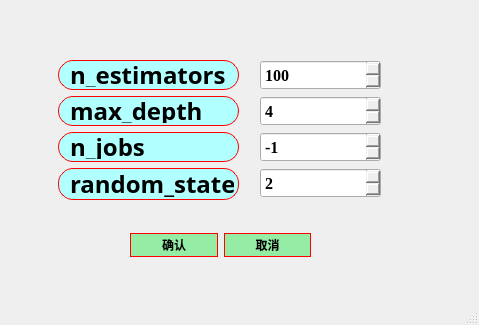
<?xml version="1.0" encoding="UTF-8"?>
<ui version="4.0">
 <class>RF_para</class>
 <widget class="QMainWindow" name="RF_para">
  <property name="geometry">
   <rect>
    <x>0</x>
    <y>0</y>
    <width>479</width>
    <height>325</height>
   </rect>
  </property>
  <property name="windowTitle">
   <string>随机森林：参数设置</string>
  </property>
  <widget class="QWidget" name="centralwidget">
   <widget class="QWidget" name="layoutWidget">
    <property name="geometry">
     <rect>
      <x>260</x>
      <y>60</y>
      <width>121</width>
      <height>140</height>
     </rect>
    </property>
    <layout class="QVBoxLayout" name="verticalLayout_2">
     <item>
      <widget class="QSpinBox" name="spinBox_n_estimators">
       <property name="minimumSize">
        <size>
         <width>80</width>
         <height>30</height>
        </size>
       </property>
       <property name="font">
        <font>
         <family>Times New Roman</family>
         <pointsize>12</pointsize>
         <weight>75</weight>
         <bold>true</bold>
        </font>
       </property>
       <property name="styleSheet">
        <string notr="true">QSpinBox::up-button:pressed {
    margin-top: 4px;  /* 模拟按压下沉 */
}
QSpinBox::down-button:pressed {
    margin-top: 4px;
}</string>
       </property>
       <property name="maximum">
        <number>1000</number>
       </property>
       <property name="value">
        <number>100</number>
       </property>
      </widget>
     </item>
     <item>
      <widget class="QSpinBox" name="spinBox_max_depth">
       <property name="minimumSize">
        <size>
         <width>80</width>
         <height>30</height>
        </size>
       </property>
       <property name="font">
        <font>
         <family>Times New Roman</family>
         <pointsize>12</pointsize>
         <weight>75</weight>
         <bold>true</bold>
        </font>
       </property>
       <property name="styleSheet">
        <string notr="true">QSpinBox::up-button:pressed {
    margin-top: 4px;  /* 模拟按压下沉 */
}
QSpinBox::down-button:pressed {
    margin-top: 4px;
}</string>
       </property>
       <property name="value">
        <number>4</number>
       </property>
      </widget>
     </item>
     <item>
      <widget class="QSpinBox" name="spinBox_n_jobs">
       <property name="minimumSize">
        <size>
         <width>80</width>
         <height>30</height>
        </size>
       </property>
       <property name="font">
        <font>
         <family>Times New Roman</family>
         <pointsize>12</pointsize>
         <weight>75</weight>
         <bold>true</bold>
        </font>
       </property>
       <property name="styleSheet">
        <string notr="true">QSpinBox::up-button:pressed {
    margin-top: 4px;  /* 模拟按压下沉 */
}
QSpinBox::down-button:pressed {
    margin-top: 4px;
}</string>
       </property>
       <property name="minimum">
        <number>-1</number>
       </property>
       <property name="maximum">
        <number>1</number>
       </property>
       <property name="value">
        <number>-1</number>
       </property>
      </widget>
     </item>
     <item>
      <widget class="QSpinBox" name="spinBox_random_state">
       <property name="minimumSize">
        <size>
         <width>80</width>
         <height>30</height>
        </size>
       </property>
       <property name="font">
        <font>
         <family>Times New Roman</family>
         <pointsize>12</pointsize>
         <weight>75</weight>
         <bold>true</bold>
        </font>
       </property>
       <property name="styleSheet">
        <string notr="true">QSpinBox::up-button:pressed {
    margin-top: 4px;  /* 模拟按压下沉 */
}
QSpinBox::down-button:pressed {
    margin-top: 4px;
}</string>
       </property>
       <property name="value">
        <number>2</number>
       </property>
      </widget>
     </item>
    </layout>
   </widget>
   <widget class="QWidget" name="layoutWidget">
    <property name="geometry">
     <rect>
      <x>130</x>
      <y>210</y>
      <width>181</width>
      <height>71</height>
     </rect>
    </property>
    <layout class="QHBoxLayout" name="horizontalLayout">
     <item>
      <widget class="QPushButton" name="pushButton">
       <property name="styleSheet">
        <string notr="true">QPushButton{
border:1px solid red;   /*边框的粗细，颜色*/
border-radius:15px;    /*设置圆角半径 */
padding:2px 4px;  /*QFrame边框与内部其它部件的距离*/
background-color: rgb(149, 236, 165);	/*背景颜色*/
color:rgb(0, 0, 0);		/*字体颜色*/
	font: 18pt &quot;楷体&quot;;

font:bold;
}
QPushButton:hover {
    background-color: rgb(177, 244, 155);    /* 悬停时背景色 */
}
QPushButton:pressed {
    background-color:rgb(99, 181, 255);     /* 点击时背景色 */
}</string>
       </property>
       <property name="text">
        <string>确认</string>
       </property>
      </widget>
     </item>
     <item>
      <widget class="QPushButton" name="pushButton_2">
       <property name="styleSheet">
        <string notr="true">QPushButton{
border:1px solid red;   /*边框的粗细，颜色*/
border-radius:15px;    /*设置圆角半径 */
padding:2px 4px;  /*QFrame边框与内部其它部件的距离*/
background-color: rgb(149, 236, 165);	/*背景颜色*/
color:rgb(0, 0, 0);		/*字体颜色*/
	font: 18pt &quot;楷体&quot;;

font:bold;
}
QPushButton:hover {
    background-color: rgb(177, 244, 155);    /* 悬停时背景色 */
}
QPushButton:pressed {
    background-color:rgb(99, 181, 255);     /* 点击时背景色 */
}</string>
       </property>
       <property name="text">
        <string>取消</string>
       </property>
      </widget>
     </item>
    </layout>
   </widget>
   <widget class="QWidget" name="layoutWidget">
    <property name="geometry">
     <rect>
      <x>58</x>
      <y>60</y>
      <width>181</width>
      <height>140</height>
     </rect>
    </property>
    <layout class="QVBoxLayout" name="verticalLayout">
     <item>
      <widget class="QLabel" name="labeln_estimators">
       <property name="minimumSize">
        <size>
         <width>120</width>
         <height>30</height>
        </size>
       </property>
       <property name="maximumSize">
        <size>
         <width>200</width>
         <height>30</height>
        </size>
       </property>
       <property name="font">
        <font>
         <family>楷体</family>
         <pointsize>18</pointsize>
         <weight>75</weight>
         <italic>false</italic>
         <bold>true</bold>
        </font>
       </property>
       <property name="styleSheet">
        <string notr="true">QLabel{
border:1px solid red;   /*边框的粗细，颜色*/
border-radius:15px;    /*设置圆角半径 */
padding:2px 4px;  /*QFrame边框与内部其它部件的距离*/
background-color: rgb(177, 255, 255);	/*背景颜色*/
color:rgb(0, 0, 0);		/*字体颜色*/
	font: 18pt &quot;楷体&quot;;

font:bold;
}</string>
       </property>
       <property name="text">
        <string>n_estimators</string>
       </property>
      </widget>
     </item>
     <item>
      <widget class="QLabel" name="label_max_depth">
       <property name="minimumSize">
        <size>
         <width>0</width>
         <height>30</height>
        </size>
       </property>
       <property name="maximumSize">
        <size>
         <width>16777215</width>
         <height>30</height>
        </size>
       </property>
       <property name="font">
        <font>
         <family>楷体</family>
         <pointsize>18</pointsize>
         <weight>75</weight>
         <italic>false</italic>
         <bold>true</bold>
        </font>
       </property>
       <property name="styleSheet">
        <string notr="true">QLabel{
border:1px solid red;   /*边框的粗细，颜色*/
border-radius:15px;    /*设置圆角半径 */
padding:2px 4px;  /*QFrame边框与内部其它部件的距离*/
background-color: rgb(177, 255, 255);	/*背景颜色*/
color:rgb(0, 0, 0);		/*字体颜色*/
	font: 18pt &quot;楷体&quot;;

font:bold;
}</string>
       </property>
       <property name="text">
        <string>max_depth</string>
       </property>
      </widget>
     </item>
     <item>
      <widget class="QLabel" name="label">
       <property name="maximumSize">
        <size>
         <width>16777215</width>
         <height>30</height>
        </size>
       </property>
       <property name="font">
        <font>
         <family>楷体</family>
         <pointsize>18</pointsize>
         <weight>75</weight>
         <italic>false</italic>
         <bold>true</bold>
        </font>
       </property>
       <property name="styleSheet">
        <string notr="true">QLabel{
border:1px solid red;   /*边框的粗细，颜色*/
border-radius:15px;    /*设置圆角半径 */
padding:2px 4px;  /*QFrame边框与内部其它部件的距离*/
background-color: rgb(177, 255, 255);	/*背景颜色*/
color:rgb(0, 0, 0);		/*字体颜色*/
	font: 18pt &quot;楷体&quot;;

font:bold;
}</string>
       </property>
       <property name="text">
        <string>n_jobs</string>
       </property>
      </widget>
     </item>
     <item>
      <widget class="QLabel" name="label_random_state">
       <property name="font">
        <font>
         <family>楷体</family>
         <pointsize>18</pointsize>
         <weight>75</weight>
         <italic>false</italic>
         <bold>true</bold>
        </font>
       </property>
       <property name="styleSheet">
        <string notr="true">QLabel{
border:1px solid red;   /*边框的粗细，颜色*/
border-radius:15px;    /*设置圆角半径 */
padding:2px 4px;  /*QFrame边框与内部其它部件的距离*/
background-color: rgb(177, 255, 255);	/*背景颜色*/
color:rgb(0, 0, 0);		/*字体颜色*/
	font: 18pt &quot;楷体&quot;;

font:bold;
}</string>
       </property>
       <property name="text">
        <string>random_state</string>
       </property>
      </widget>
     </item>
    </layout>
   </widget>
  </widget>
  <widget class="QMenuBar" name="menubar">
   <property name="geometry">
    <rect>
     <x>0</x>
     <y>0</y>
     <width>479</width>
     <height>23</height>
    </rect>
   </property>
  </widget>
  <widget class="QStatusBar" name="statusbar"/>
 </widget>
 <resources/>
 <connections>
  <connection>
   <sender>pushButton</sender>
   <signal>clicked()</signal>
   <receiver>RF_para</receiver>
   <slot>Confirm()</slot>
   <hints>
    <hint type="sourcelabel">
     <x>178</x>
     <y>276</y>
    </hint>
    <hint type="destinationlabel">
     <x>69</x>
     <y>277</y>
    </hint>
   </hints>
  </connection>
  <connection>
   <sender>pushButton</sender>
   <signal>released()</signal>
   <receiver>RF_para</receiver>
   <slot>close()</slot>
   <hints>
    <hint type="sourcelabel">
     <x>148</x>
     <y>263</y>
    </hint>
    <hint type="destinationlabel">
     <x>63</x>
     <y>237</y>
    </hint>
   </hints>
  </connection>
  <connection>
   <sender>pushButton_2</sender>
   <signal>clicked()</signal>
   <receiver>RF_para</receiver>
   <slot>close()</slot>
   <hints>
    <hint type="sourcelabel">
     <x>253</x>
     <y>271</y>
    </hint>
    <hint type="destinationlabel">
     <x>434</x>
     <y>272</y>
    </hint>
   </hints>
  </connection>
 </connections>
 <slots>
  <slot>Confirm()</slot>
 </slots>
</ui>
